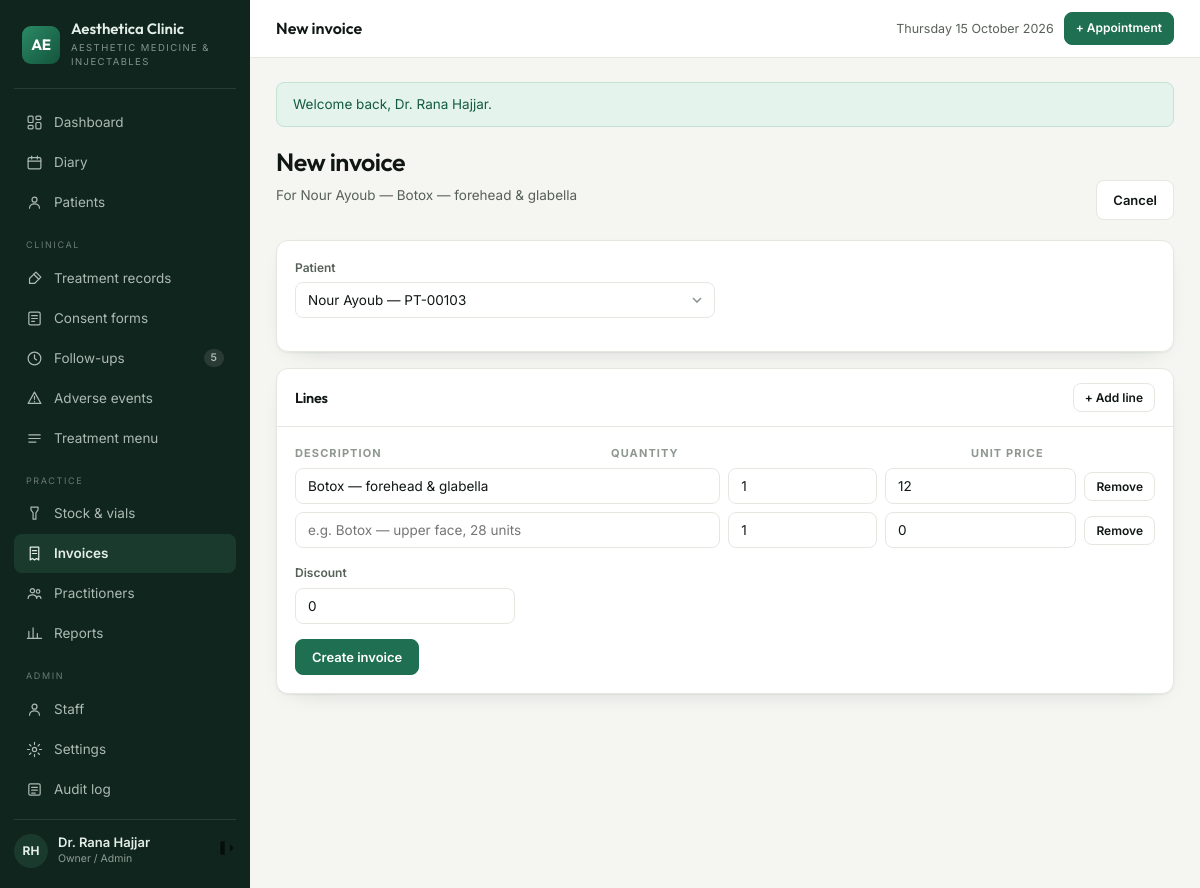
Page /invoices/create?appointment=53 (signed in) on the committed database.
### tables this page shows
CREATE TABLE `appointments` (
  `id` int(10) unsigned NOT NULL AUTO_INCREMENT,
  `patient_id` int(10) unsigned NOT NULL,
  `practitioner_id` int(10) unsigned NOT NULL,
  `treatment_id` int(10) unsigned NOT NULL,
  `starts_at` datetime NOT NULL,
  `ends_at` datetime NOT NULL,
  `status` enum('booked','confirmed','arrived','in_room','completed','no_show','cancelled') NOT NULL DEFAULT 'booked',
  `deposit` decimal(10,2) NOT NULL DEFAULT 0.00,
  `notes` varchar(500) DEFAULT NULL,
  `created_by` int(10) unsigned DEFAULT NULL,
  `created_at` datetime NOT NULL DEFAULT current_timestamp(),
  `updated_at` datetime NOT NULL DEFAULT current_timestamp() ON UPDATE current_timestamp(),
  PRIMARY KEY (`id`),
  KEY `ix_appt_day` (`starts_at`),
  KEY `ix_appt_prac` (`practitioner_id`,`starts_at`),
  KEY `ix_appt_patient` (`patient_id`),
  KEY `fk_appt_treatment` (`treatment_id`),
  KEY `fk_appt_user` (`created_by`),
  CONSTRAINT `fk_appt_patient` FOREIGN KEY (`patient_id`) REFERENCES `patients` (`id`) ON DELETE CASCADE,
  CONSTRAINT `fk_appt_prac` FOREIGN KEY (`practitioner_id`) REFERENCES `practitioners` (`id`),
  CONSTRAINT `fk_appt_treatment` FOREIGN KEY (`treatment_id`) REFERENCES `treatments` (`id`),
  CONSTRAINT `fk_appt_user` FOREIGN KEY (`created_by`) REFERENCES `users` (`id`) ON DELETE SET NULL
);

CREATE TABLE `patients` (
  `id` int(10) unsigned NOT NULL AUTO_INCREMENT,
  `code` varchar(20) NOT NULL COMMENT 'human reference, e.g. PT-00142',
  `full_name` varchar(140) NOT NULL,
  `date_of_birth` date DEFAULT NULL,
  `gender` enum('female','male','other') DEFAULT NULL,
  `phone` varchar(40) NOT NULL,
  `email` varchar(160) DEFAULT NULL,
  `address` varchar(255) DEFAULT NULL,
  `source` enum('instagram','referral','walk_in','google','facebook','other') NOT NULL DEFAULT 'other',
  `notes` text DEFAULT NULL,
  `created_by` int(10) unsigned DEFAULT NULL,
  `created_at` datetime NOT NULL DEFAULT current_timestamp(),
  `updated_at` datetime NOT NULL DEFAULT current_timestamp() ON UPDATE current_timestamp(),
  PRIMARY KEY (`id`),
  UNIQUE KEY `uq_patients_code` (`code`),
  KEY `ix_patients_name` (`full_name`),
  KEY `ix_patients_phone` (`phone`),
  KEY `fk_patients_user` (`created_by`),
  CONSTRAINT `fk_patients_user` FOREIGN KEY (`created_by`) REFERENCES `users` (`id`) ON DELETE SET NULL
);

CREATE TABLE `treatments` (
  `id` int(10) unsigned NOT NULL AUTO_INCREMENT,
  `name` varchar(140) NOT NULL,
  `category` enum('toxin','filler','thread','skinbooster','consultation','other') NOT NULL,
  `duration_min` smallint(5) unsigned NOT NULL DEFAULT 30,
  `price` decimal(10,2) NOT NULL DEFAULT 0.00,
  `price_type` enum('fixed','per_unit','per_ml') NOT NULL DEFAULT 'fixed',
  `requires_consent` tinyint(1) NOT NULL DEFAULT 1,
  `followup_days` smallint(5) unsigned DEFAULT NULL COMMENT 'review due after N days',
  `recall_days` smallint(5) unsigned DEFAULT NULL COMMENT 'recall patient after N days',
  `aftercare_id` int(10) unsigned DEFAULT NULL,
  `description` text DEFAULT NULL,
  `is_active` tinyint(1) NOT NULL DEFAULT 1,
  PRIMARY KEY (`id`),
  KEY `ix_treatments_cat` (`category`),
  KEY `fk_treat_aftercare` (`aftercare_id`),
  CONSTRAINT `fk_treat_aftercare` FOREIGN KEY (`aftercare_id`) REFERENCES `aftercare_templates` (`id`) ON DELETE SET NULL
);

### app/Core/View.php (called while the page is built, shortened)
<?php
final class View
{
    private static string $base = '';
    public static function setBase(string $base): void
    {
        self::$base = rtrim($base, '/');
    }
    public static function url(string $path = '/'): string
    {
        return self::$base . '/' . ltrim($path, '/');
    }
    public static function render(string $template, array $data = []): void
    {
        $content = self::capture($template, $data);
    }
    public static function capture(string $template, array $data = []): string
    {
        extract($data, EXTR_SKIP);
        require __DIR__ . "/../Views/$template.php";
        return (string) ob_get_clean();
    }
}

### app/Core/Controller.php (called while the page is built, shortened)
<?php
abstract class Controller
{
    protected function view(string $template, array $data = []): void
    {
        View::render($template, $data);
    }
    protected function query(string $key, ?string $default = null): ?string
    {
        $v = $_GET[$key] ?? $default;
        return is_string($v) ? trim($v) : $default;
    }
}

### app/Controllers/InvoiceController.php (called while the page is built, shortened)
<?php
final class InvoiceController extends Controller
{
    public function create(): void
    {
        $apptId = (int) ($this->query('appointment') ?? 0);
        $appt = $apptId ? DB::one(
            'SELECT a.*, p.full_name AS patient_name, t.name AS treatment_name,
                    t.price, t.price_type,
                    (SELECT total_units FROM treatment_records r WHERE r.appointment_id = a.id) AS units
               FROM appointments a
               JOIN patients p ON p.id = a.patient_id
               JOIN treatments t ON t.id = a.treatment_id
              WHERE a.id = ?', [$apptId]
        ) : null;
        $this->view('invoices/form', [
            'title'    => 'New invoice',
            'appt'     => $appt,
            'patients' => DB::all('SELECT id, code, full_name FROM patients ORDER BY full_name'),
        ]);
    }
}

### public/index.php (called while the page is built, shortened)
<?php
require __DIR__ . '/../app/Core/View.php';
require __DIR__ . '/../app/helpers.php';
$config = require __DIR__ . '/../config/config.php';
date_default_timezone_set($config['app']['timezone']);
$uri = $_SERVER['REQUEST_URI'] ?? '/';
$router = new Router();
try {
    $router->dispatch($_SERVER['REQUEST_METHOD'] ?? 'GET', $uri ?: '/');
} catch (Throwable $e) {
    http_response_code(500);
    if ($config['app']['debug']) {
        echo '<pre style="padding:20px;font:13px/1.6 monospace">'
            . htmlspecialchars($e->getMessage() . "\n\n" . $e->getTraceAsString()) . '</pre>';
    } else {
        View::render('errors/500', ['title' => 'Something went wrong']);
    }
}

### app/Core/Database.php (called while the page is built, shortened)
<?php
final class Database
{
    private static ?PDO $pdo = null;
    public static function connect(array $cfg): void
    {
        $dsn = "mysql:host={$cfg['host']};dbname={$cfg['name']};charset={$cfg['charset']}";
        self::$pdo = new PDO($dsn, $cfg['user'], $cfg['pass'], [
            PDO::ATTR_ERRMODE            => PDO::ERRMODE_EXCEPTION,
            PDO::ATTR_DEFAULT_FETCH_MODE => PDO::FETCH_ASSOC,
            PDO::ATTR_EMULATE_PREPARES   => false,
        ]);
    }
    public static function pdo(): PDO
    {
        return self::$pdo;
    }
    public static function run(string $sql, array $params = []): PDOStatement
    {
        $stmt = self::pdo()->prepare($sql);
        $stmt->execute($params);
        return $stmt;
    }
    public static function all(string $sql, array $params = []): array
    {
        return self::run($sql, $params)->fetchAll();
    }
    public static function one(string $sql, array $params = []): ?array
    {
        $row = self::run($sql, $params)->fetch();
        return $row === false ? null : $row;
    }
}

### app/helpers.php (called while the page is built, shortened)
<?php
if (!function_exists('e')) {
    function e(mixed $value): string
    {
        return htmlspecialchars((string) $value, ENT_QUOTES | ENT_SUBSTITUTE, 'UTF-8');
    }
}
if (!function_exists('url')) {
    function url(string $path = '/'): string
    {
        return View::url($path);
    }
}

### app/Views/invoices/form.php (the view, shortened to what this page needs)
<div class="ph">
  <div><h1>New invoice</h1>
    <?php if ($appt): ?><p class="lead">For <?= e($appt['patient_name']) ?> — <?= e($appt['treatment_name']) ?></p><?php endif; ?></div>
  <div class="actions"><a class="btn ghost" href="<?= url('/invoices') ?>">Cancel</a></div>
</div>
<form method="post" action="<?= url('/invoices') ?>">
  <div class="card"><div class="bd">
    <div class="field" style="max-width:420px"><label for="patient_id">Patient</label>
      <select id="patient_id" name="patient_id" required>
        <?php foreach ($patients as $p): ?>
          <option value="<?= (int) $p['id'] ?>"
            <?= ($appt && (int) $appt['patient_id'] === (int) $p['id']) ? 'selected' : '' ?>>
            <?= e($p['full_name']) ?> — <?= e($p['code']) ?></option>
        <?php endforeach; ?>
      </select></div>
  </div></div>
  <div class="card">
    <div class="hd"><h3>Lines</h3><button class="btn ghost sm" type="button" id="addline">+ Add line</button></div>
    <div class="bd">
      <div class="site" style="font-size:11px;letter-spacing:.1em;text-transform:uppercase;
           color:var(--faint);font-weight:700;margin-bottom:6px">
        <span>Description</span><span>Quantity</span><span>Unit price</span><span></span></div>
      <div class="sitelist" id="lines"></div>
      <div class="field" style="max-width:220px;margin-top:16px"><label for="discount">Discount</label>
        <input type="number" id="discount" name="discount" step="0.01" min="0" value="0"></div>
      <button class="btn" type="submit">Create invoice</button>
    </div>
  </div>
</form>
<template id="linetpl">
  <div class="site" style="grid-template-columns:2fr .7fr .9fr auto">
    <input type="text" name="description[]" placeholder="e.g. Botox — upper face, 28 units">
    <input type="number" name="quantity[]" step="0.1" min="0" value="1">
    <input type="number" name="unit_price[]" step="0.01" min="0" value="0">
    <button type="button" class="btn ghost sm rm">Remove</button>
  </div>
</template>

### app/Core/Router.php (shortened to what this page needs)
<?php
final class Router
{
    private array $routes = ['GET' => [], 'POST' => []];
    private function add(string $method, string $pattern, string $handler, ?string $permission): void
    {
        $regex = '#^' . preg_replace('#\{[a-z_]+\}#', '([0-9]+)', rtrim($pattern, '/')) . '/?$#';
        [$controller, $action] = explode('@', $handler);
        $this->routes[$method][] = [$regex, $controller, $action, $permission];
    }
    public function dispatch(string $method, string $uri): void
    {
        $path = '/' . trim(parse_url($uri, PHP_URL_PATH) ?: '/', '/');
        foreach ($this->routes[$method] ?? [] as [$regex, $controller, $action, $permission]) {
            if (!preg_match($regex, $path, $m)) {
                continue;
            }
            array_shift($m);
            (new $class())->{$action}(...array_map('intval', $m));
            return;
        }
    }
}

### public/assets/css/app.css (style rules this page uses)
:root { --bg:#f5f6f2; --panel:#ffffff; --side:#10251d; --side-2:#1b3a2e; --sidefg:#e3eee8; --fg:#101713; --muted:#566158; --faint:#8e9890; --line:#e5e8e1; --line-soft:#eef0ea; --a1:#1f6f52; --a2:#14543c; --aink:#ffffff; --soft:#e6f1ea; --warn:#9a6a08; --warn-bg:#fdf3e0; --bad:#a4302a; --bad-bg:#fbecea; --ok:#17865a; --ok-bg:#e4f3ec; --info:#1d5f7a; --info-bg:#e6f1f6; --radius:8px; --radius-lg:12px; --shadow:0 1px 2px rgba(16,23,19,.05), 0 8px 24px -16px rgba(16,23,19,.25); --sans:'Inter',-apple-system,BlinkMacSystemFont,'Segoe UI',Roboto,sans-serif; --display:'Outfit','Inter',sans-serif; }
*,*::before,*::after { box-sizing:border-box }
body { margin:0;background:var(--bg);color:var(--fg);font-family:var(--sans); font-size:14px;line-height:1.55;-webkit-font-smoothing:antialiased }
a { color:var(--a1);text-decoration:none }
h1,h2,h3,h4 { font-family:var(--display);font-weight:600;letter-spacing:-.02em;margin:0 }
.ph { display:flex;flex-wrap:wrap;gap:14px;align-items:flex-end;justify-content:space-between; margin-bottom:20px }
.ph h1 { font-size:25px }
.ph .lead { color:var(--muted);font-size:13.5px;margin-top:4px }
.ph .actions { display:flex;gap:8px;flex-wrap:wrap }
.btn { display:inline-flex;align-items:center;gap:7px;background:var(--a1);color:var(--aink); border:1px solid var(--a1);border-radius:var(--radius);padding:9px 16px;font-size:13px; font-weight:600;cursor:pointer;font-family:var(--sans);text-decoration:none;white-space:nowrap }
.btn.ghost { background:var(--panel);color:var(--fg);border-color:var(--line) }
.btn.sm { padding:6px 11px;font-size:12px }
.card { background:var(--panel);border:1px solid var(--line);border-radius:var(--radius-lg); box-shadow:var(--shadow);overflow:hidden }
.card + .card { margin-top:16px }
.card .hd { display:flex;align-items:center;justify-content:space-between;gap:10px; padding:14px 18px;border-bottom:1px solid var(--line) }
.card .hd h3 { font-size:14.5px }
.card .bd { padding:18px }
.field { margin-bottom:15px }
.field label,.lbl { display:block;font-size:12px;font-weight:600;color:var(--muted);margin-bottom:5px }
input[type=text],input[type=email],input[type=password],input[type=number],input[type=date], input[type=time],input[type=datetime-local],input[type=search],input[type=tel],select,textarea { width:100%;padding:9px 12px;border:1px solid var(--line);border-radius:var(--radius); font-family:var(--sans);font-size:13.5px;background:var(--panel);color:var(--fg) }
select { appearance:none;background-repeat:no-repeat;background-position:right 11px center;padding-right:30px }
.sitelist { display:grid;gap:8px }
.site { display:grid;grid-template-columns:1.4fr 1.6fr .8fr auto;gap:8px;align-items:center }

### rows in the picture
appointments: patient.full_name "Nour Ayoub", treatment.name "Botox — forehead & glabella", patient_id "Nour Ayoub — PT-00103"

### other values in the picture
setting('clinic_name', 'Aesthetica') "Aesthetica Clinic"
setting('clinic_tagline', 'Clinic Suite') "AESTHETIC MEDICINE & INJECTABLES"
$due "5"
$f['message'] "Welcome back, Dr. Rana Hajjar."
